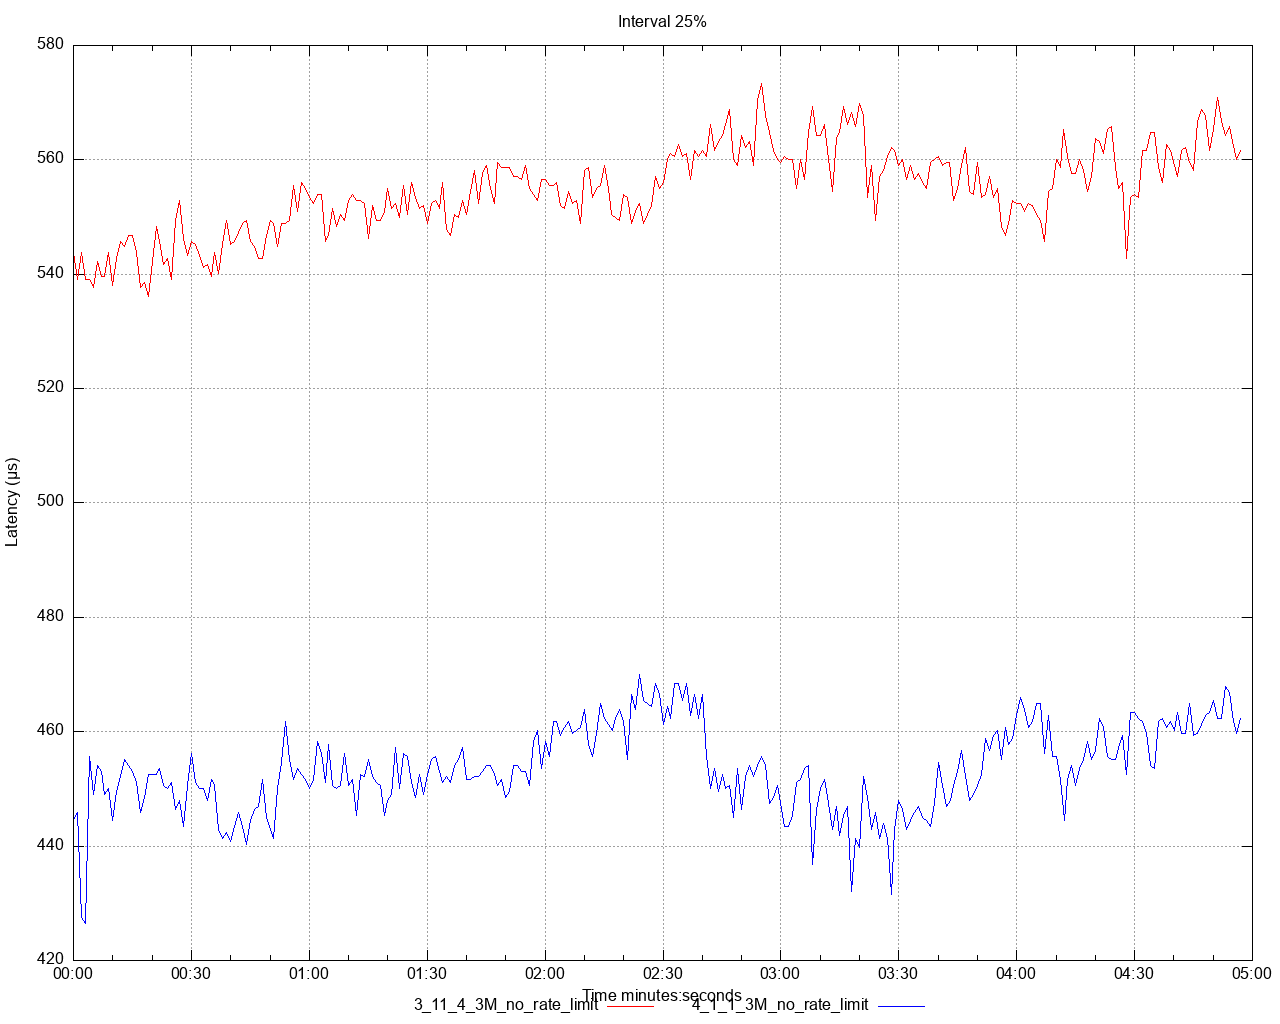

The gnuplot source for this figure:
set title 'Interval 25%' noenhanced
set style data lines
set datafile separator ","
set terminal png size 1280,1024
set grid
set key below
set xdata time
set timefmt "%s"
offset = 0
t0(x)=(offset=($0==0) ? x : offset, x - offset)
set xlabel 'Time minutes:seconds'
set ylabel 'Latency (μs)'
set output '/Users/ahmet.mircik/simulator/tests/report_3M_no_rate_limit/latency/latency_interval_25_set.png'
plot \
   '/Users/ahmet.mircik/simulator/tests/report_3M_no_rate_limit/data/latency_interval_25_set_1.data' using (t0(timecolumn(1))):2 title "3_11_4_3M_no_rate_limit" noenhanced lt rgb "red", \
   '/Users/ahmet.mircik/simulator/tests/report_3M_no_rate_limit/data/latency_interval_25_set_2.data' using (t0(timecolumn(1))):2 title "4_1_1_3M_no_rate_limit" noenhanced lt rgb "blue", \
